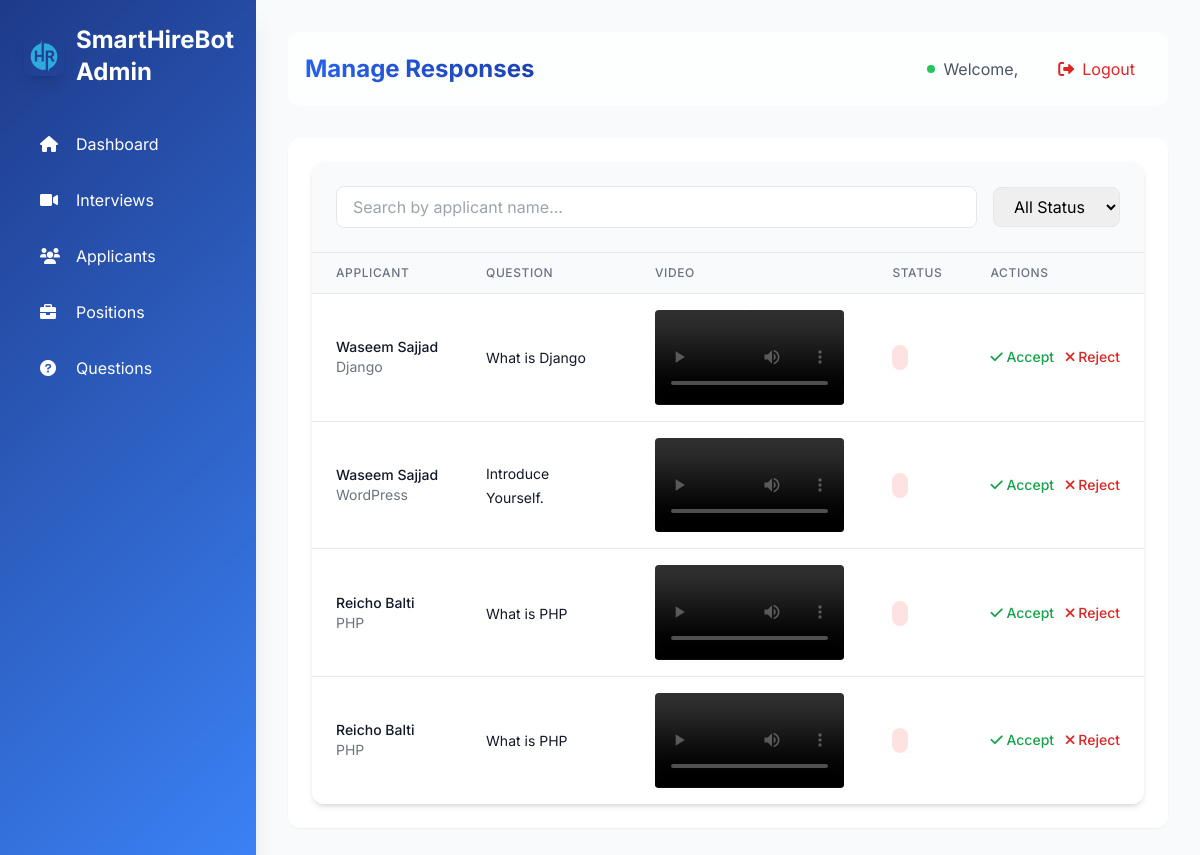
The app's page /responses/, older data.
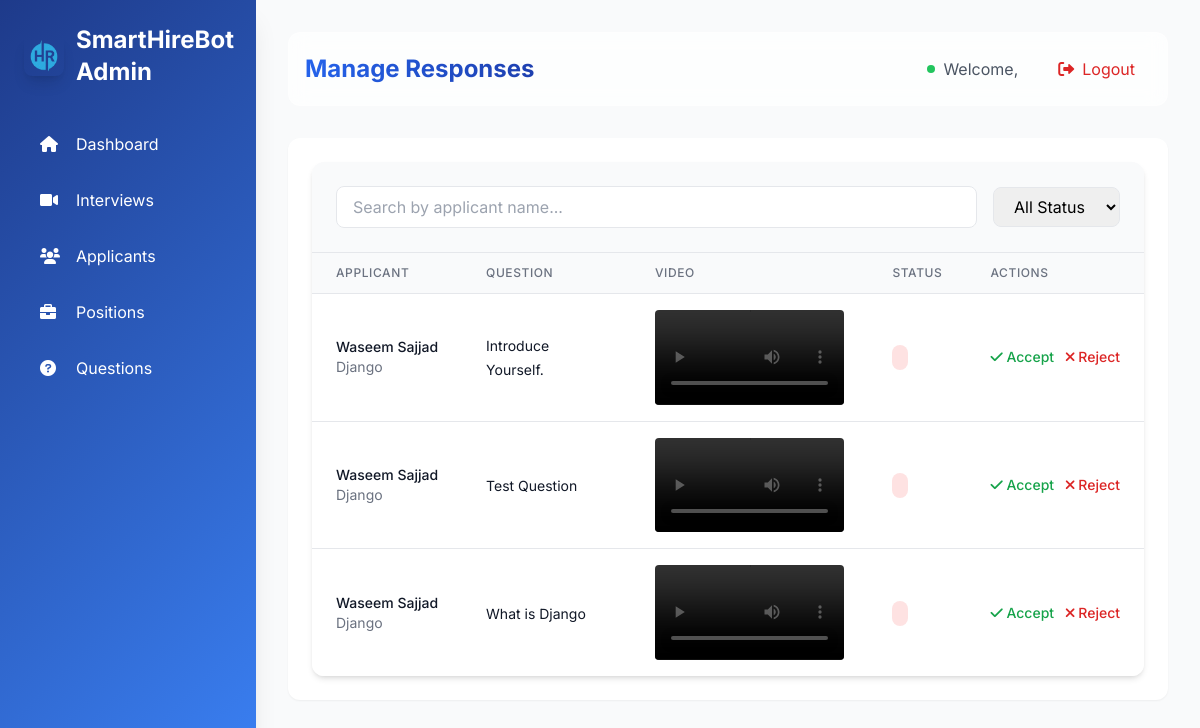
The same page, newer data.
### interviews/models.py (models this page shows, shortened)
class ApplicantResponse(models.Model):
    applicant = models.ForeignKey(Applicant, on_delete=models.CASCADE, related_name="responses")
    question = models.ForeignKey(Question, on_delete=models.CASCADE, related_name="responses")
    video_response = models.FileField(upload_to='videos/', null=True, blank=True)
    submission_time = models.DateTimeField(auto_now_add=True)
    score = models.IntegerField(null=True, blank=True)

class Applicant(models.Model):
    STATUS_CHOICES = [
        ('Pending', 'Pending'),
        ('Selected', 'Selected'),
        ('Rejected', 'Rejected'),
    ]
    user = models.ForeignKey(User, on_delete=models.CASCADE, related_name="applicants", null=True, blank=True)
    fullname = models.CharField(max_length=255)
    email = models.EmailField()
    position = models.ForeignKey(Position, on_delete=models.CASCADE, related_name="applicants")
    status = models.CharField(max_length=10, choices=STATUS_CHOICES, default='Pending')
    resume = models.FileField(upload_to='resumes/', null=True, blank=True)
    created_at = models.DateTimeField(auto_now_add=True)
    class Meta:
        unique_together = ('email', 'position')

class Position(models.Model):
    name = models.CharField(max_length=255, unique=True)
    description = models.TextField(blank=True, null=True)
    created_at = models.DateTimeField(auto_now_add=True)
    is_active = models.BooleanField(default=True)

class Question(models.Model):
    text = models.TextField()
    positions = models.ManyToManyField(Position, related_name="questions")
    time_limit = models.IntegerField(default=60)  # Time limit in seconds

### interviews/views.py (the view)
# urls.py: path('responses/', manage_responses, name='manage_responses'),
def manage_responses(request):
    responses = ApplicantResponse.objects.all()
    applicant_id = request.GET.get('applicant')
    if applicant_id:
        responses = responses.filter(applicant_id=applicant_id)
    responses = responses.select_related(
        'applicant', 'question', 'applicant__position'
    ).order_by('-submission_time')
    return render(request, 'admin/manage_responses.html', {
        'responses': responses,
        'applicant_id': applicant_id
    })

### interviews/templates/admin/manage_responses.html (shortened to what this page needs)
{% extends "admin/base_admin.html" %}
{% block admin_content %}
<div class="bg-white rounded-xl shadow-md overflow-hidden">
    <div class="p-6 bg-gray-50 border-b">
        <div class="flex items-center space-x-4">
            <div class="flex-1">
                <input type="text" id="search" placeholder="Search by applicant name..."
                       class="w-full px-4 py-2 border rounded-lg focus:ring-2 focus:ring-blue-500 focus:border-blue-500">
            </div>
            <select id="status-filter" class="px-4 py-2 border rounded-lg focus:ring-2 focus:ring-blue-500 focus:border-blue-500">
                <option value="">All Status</option>
            </select>
        </div>
    </div>
    <div class="overflow-x-auto">
        <table class="min-w-full divide-y divide-gray-200">
            <thead class="bg-gray-50">
                <tr>
                    <th class="px-6 py-3 text-left text-xs font-medium text-gray-500 uppercase tracking-wider">Applicant</th>
                    <th class="px-6 py-3 text-left text-xs font-medium text-gray-500 uppercase tracking-wider">Question</th>
                    <th class="px-6 py-3 text-left text-xs font-medium text-gray-500 uppercase tracking-wider">Video</th>
                    <th class="px-6 py-3 text-left text-xs font-medium text-gray-500 uppercase tracking-wider">Status</th>
                    <th class="px-6 py-3 text-left text-xs font-medium text-gray-500 uppercase tracking-wider">Actions</th>
                </tr>
            </thead>
            <tbody class="bg-white divide-y divide-gray-200">
                {% for response in responses %}
                <tr class="hover:bg-gray-50 transition">
                    <td class="px-6 py-4 whitespace-nowrap">
                        <div class="text-sm">
                            <div class="font-medium text-gray-900">{{ response.applicant.fullname }}</div>
                            <div class="text-gray-500">{{ response.applicant.position.name }}</div>
                        </div>
                    </td>
                    <td class="px-6 py-4">
                        <span class="text-sm text-gray-900">{{ response.question.text|truncatechars:100 }}</span>
                    </td>
                    <td class="px-6 py-4">
                        {% if response.video_response %}
                        <video width="200" controls class="rounded">
                            <source src="{{ response.video_response.url }}" type="video/webm">
                        </video>
                        {% else %}
                        <span class="text-sm text-gray-500">No video uploaded</span>
                        {% endif %}
                    </td>
                    <td class="px-6 py-4 whitespace-nowrap">
                        <span class="px-2 py-1 text-sm rounded-full
                            {% if response.status == 'Pending' %}bg-yellow-100 text-yellow-800
                            {% elif response.status == 'Accepted' %}bg-green-100 text-green-800
                            {% else %}bg-red-100 text-red-800{% endif %}">
                        </span>
                    </td>
                    <td class="px-6 py-4 whitespace-nowrap text-sm font-medium space-x-2">
                        <button onclick="acceptResponse({{ response.id }})"
                                class="text-green-600 hover:text-green-900">
                            <i class="fas fa-check"></i> Accept
                        </button>
                        <button onclick="rejectResponse({{ response.id }})"
                                class="text-red-600 hover:text-red-900">
                            <i class="fas fa-times"></i> Reject
                        </button>
                    </td>
                </tr>
                {% empty %}
                <tr>
                    <td colspan="5" class="px-6 py-4 text-center text-gray-500">
                        No responses available.
                    </td>
                </tr>
                {% endfor %}
            </tbody>
        </table>
    </div>
</div>
{% endblock %}

Row changes from the older to the newer data that the page shows:
removed ApplicantResponse: applicant.fullname "Waseem Sajjad", applicant.position.name "WordPress", question.text "Introduce Yourself."
removed ApplicantResponse: applicant.fullname "Reicho Balti", applicant.position.name "PHP", question.text "What is PHP"
removed ApplicantResponse: applicant.fullname "Reicho Balti", applicant.position.name "PHP", question.text "What is PHP"
added ApplicantResponse: applicant.fullname "Waseem Sajjad", applicant.position.name "Django", question.text "Introduce Yourself."
added ApplicantResponse: applicant.fullname "Waseem Sajjad", applicant.position.name "Django", question.text "Test Question"
